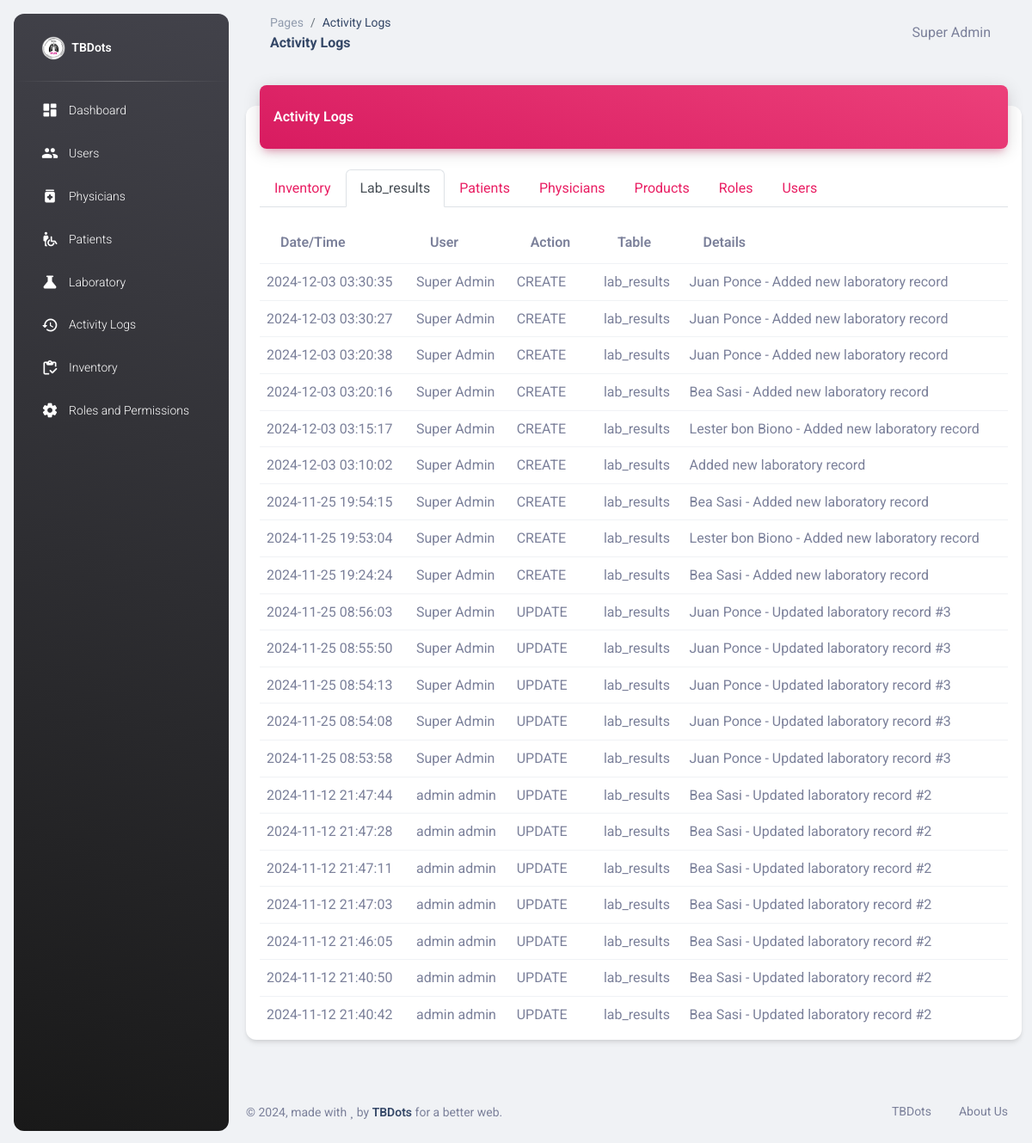
Page /activity_logs.php?table=lab_results (signed in) on the earlier database version.
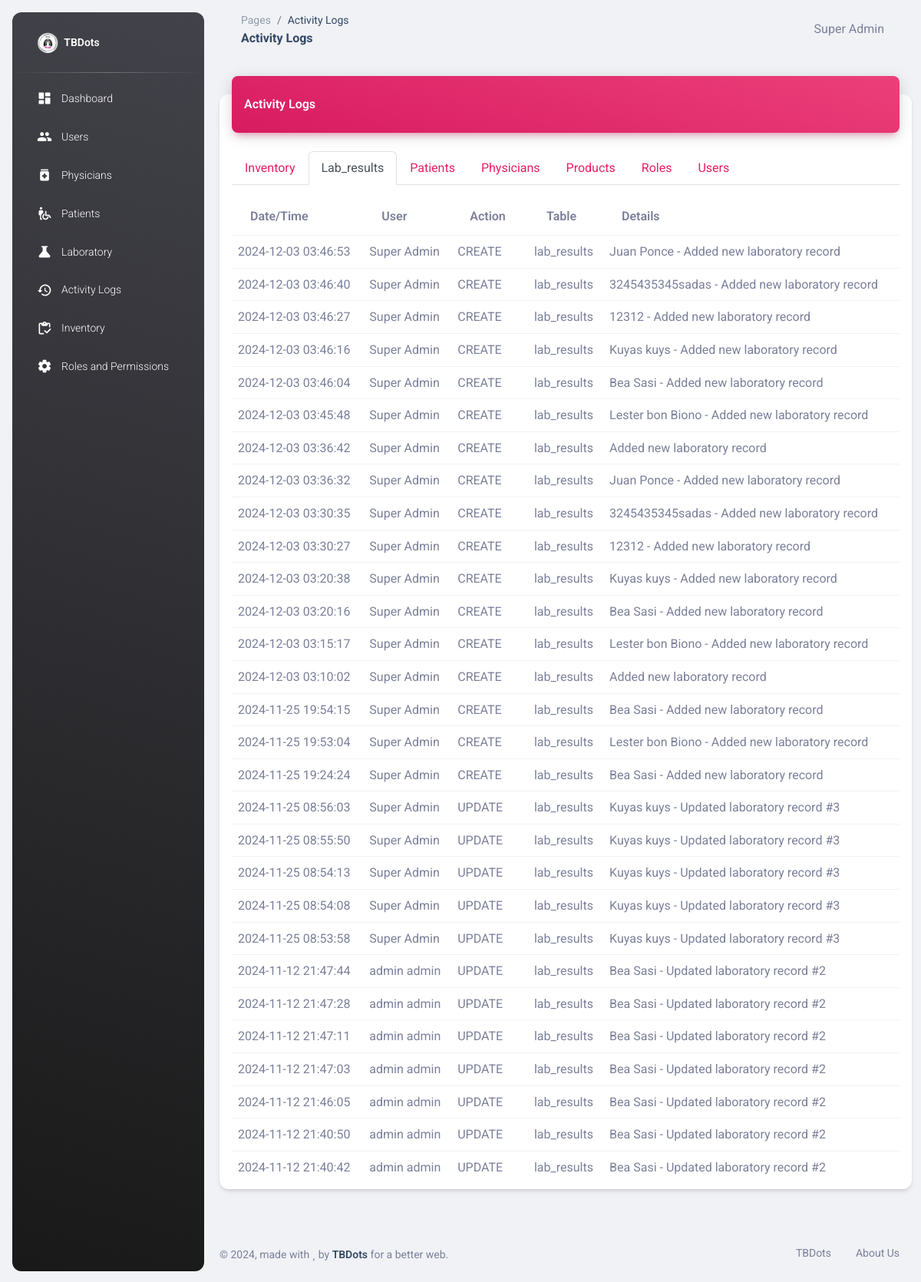
Same page on the later database version.
### tables this page shows
CREATE TABLE IF NOT EXISTS `activity_logs` (
  `id` int NOT NULL AUTO_INCREMENT,
  `user_id` int NOT NULL,
  `action` varchar(50) DEFAULT NULL,
  `table_name` varchar(50) NOT NULL,
  `record_id` int NOT NULL,
  `details` text,
  `created_at` timestamp NOT NULL DEFAULT CURRENT_TIMESTAMP,
  PRIMARY KEY (`id`),
  KEY `FK_logs_user` (`user_id`),
  CONSTRAINT `FK_logs_user` FOREIGN KEY (`user_id`) REFERENCES `users` (`id`)
);

CREATE TABLE IF NOT EXISTS `users` (
  `id` int NOT NULL AUTO_INCREMENT,
  `username` varchar(50) NOT NULL,
  `password` text NOT NULL,
  `first_name` text NOT NULL,
  `last_name` text NOT NULL,
  `role` int NOT NULL DEFAULT '0',
  `updated_at` timestamp NOT NULL DEFAULT CURRENT_TIMESTAMP,
  `created_at` timestamp NOT NULL DEFAULT CURRENT_TIMESTAMP ON UPDATE CURRENT_TIMESTAMP,
  PRIMARY KEY (`id`),
  KEY `FK_users_roles` (`role`),
  CONSTRAINT `FK_users_roles` FOREIGN KEY (`role`) REFERENCES `roles` (`id`) ON DELETE CASCADE ON UPDATE CASCADE
);

### activity_logs.php (the view, shortened to what this page needs)
<?php
require_once "connection/db.php";
include_once('head.php');
$action_filter = $_GET['action'] ?? '';
$table_filter = $_GET['table'] ?? 'all';
$date_filter = $_GET['date'] ?? '';
$search = $_GET['search'] ?? '';
$query = "
    SELECT al.*, u.first_name, u.last_name,
    -- For inventory logs
    CASE
        WHEN al.table_name = 'inventory' THEN p.brand_name
        -- For lab results logs
        WHEN al.table_name = 'lab_results' THEN pat.fullname
        -- For products logs
        WHEN al.table_name = 'products' THEN p2.brand_name
        ELSE NULL
    END as related_name
    FROM activity_logs al
    LEFT JOIN users u ON al.user_id = u.id
    -- Join for inventory logs
    LEFT JOIN inventory i ON (al.table_name = 'inventory' AND al.record_id = i.id)
    LEFT JOIN products p ON i.product_id = p.id
    -- Join for lab results logs
    LEFT JOIN lab_results lr ON (al.table_name = 'lab_results' AND al.record_id = lr.id)
    LEFT JOIN patients pat ON lr.patient_id = pat.id
    -- Join for products logs
    LEFT JOIN products p2 ON (al.table_name = 'products' AND al.record_id = p2.id)
    WHERE 1=1
    AND al.action != 'DELETE'
";
if ($table_filter) {
    $query .= " AND al.table_name = '" . $conn->real_escape_string($table_filter) . "'";
}
$query .= " ORDER BY al.created_at DESC";
$result = $conn->query($query);
$tables_query = "SELECT DISTINCT table_name FROM activity_logs ORDER BY table_name";
$tables_result = $conn->query($tables_query);
$available_tables = [];
while ($table = $tables_result->fetch_assoc()) {
    $available_tables[] = $table['table_name'];
}
?>
<body class="g-sidenav-show bg-gray-200">
  <?php include_once('sidebar.php'); ?>
  <main class="main-content position-relative max-height-vh-100 h-100 border-radius-lg">
    <?php include_once('navbar.php'); ?>
    <div class="container-fluid py-4">
      <div class="row">
        <div class="col-12">
          <div class="card my-4">
            <div class="card-header p-0 position-relative mt-n4 mx-3 z-index-2">
              <div class="bg-gradient-primary shadow-primary border-radius-lg pt-4 pb-3">
                <h6 class="text-white text-capitalize ps-3">Activity Logs</h6>
              </div>
            </div>
            <div class="card-body px-3 pb-2">
              <ul class="nav nav-tabs mb-3" id="activityTabs" role="tablist">
                  <?php foreach ($available_tables as $table): ?>
                  <li class="nav-item" role="presentation">
                      <a class="nav-link <?= $table_filter === $table ? 'active' : '' ?>"
                         href="?table=<?= urlencode($table) ?><?= $action_filter ? '&action='.$action_filter : '' ?><?= $date_filter ? '&date='.$date_filter : '' ?><?= $search ? '&search='.$search : '' ?>">
                          <?= ucfirst($table) ?>
                      </a>
                  </li>
                  <?php endforeach; ?>
              </ul>
              <div class="table-responsive">
                <table class="table align-items-center mb-0">
                  <thead>
                    <tr>
                      <th>Date/Time</th>
                      <th>User</th>
                      <th>Action</th>
                      <th>Table</th>
                      <th>Details</th>
                    </tr>
                  </thead>
                  <tbody>
                    <?php while($row = $result->fetch_assoc()): ?>
                      <tr>
                        <td><?= date('Y-m-d H:i:s', strtotime($row['created_at'])) ?></td>
                        <td><?= htmlspecialchars($row['first_name'] . ' ' . $row['last_name']) ?></td>
                        <td><?= $row['action'] ?></td>
                        <td><?= $row['table_name'] ?></td>
                        <td>
                          <?php if ($row['related_name']): ?>
                            <?= htmlspecialchars($row['related_name']) ?> -
                          <?php endif; ?>
                          <?= htmlspecialchars($row['details']) ?>
                        </td>
                      </tr>
                    <?php endwhile; ?>
                  </tbody>
                </table>
              </div>
            </div>
          </div>
        </div>
      </div>
    </div>
    <?php include_once('footer.php'); ?>
  </main>
</body>
</html>

### head.php (shortened to what this page needs)
<!DOCTYPE html>
<html lang="en">
<head>
  <link href="../assets/css/nucleo-icons.css" rel="stylesheet" />
  <link href="../assets/css/nucleo-svg.css" rel="stylesheet" />
  <link id="pagestyle" href="../assets/css/material-dashboard.css?v=3.1.0" rel="stylesheet" />
</head>
<?php
  $current_page = basename($_SERVER['REQUEST_URI']);
?>

### sidebar.php (shortened to what this page needs)
<aside class="sidenav navbar navbar-vertical navbar-expand-xs border-0 border-radius-xl my-3 fixed-start ms-3   bg-gradient-dark" id="sidenav-main">
    <div class="sidenav-header">
      <a class="navbar-brand m-0" href="dashboard.php">
        <img src="../assets/img/icons/logo.png" class="navbar-brand-img h-100" alt="main_logo">
        <span class="ms-1 font-weight-bold text-white">TBDots</span>
      </a>
    </div>
    <hr class="horizontal light mt-0 mb-2">
    <div class="collapse navbar-collapse  w-auto " id="sidenav-collapse-main">
      <ul class="navbar-nav">
        <li class="nav-item">
          <a class="nav-link text-white <?php if($current_page == 'dashboard.php') echo 'active bg-gradient-primary'; ?>" href="dashboard.php">
            <div class="text-white text-center me-2 d-flex align-items-center justify-content-center">
              <i class="material-icons opacity-10">dashboard</i>
            </div>
            <span class="nav-link-text ms-1">Dashboard</span>
          </a>
        </li>
        <?php if(isset($_SESSION['module']) && in_array(1, $_SESSION['module'])): ?>
          <li class="nav-item">
            <a class="nav-link text-white <?php if($current_page == 'users.php') echo 'active bg-gradient-primary'; ?>" href="users.php">
              <div class="text-white text-center me-2 d-flex align-items-center justify-content-center">
                <i class="material-icons opacity-10">group</i>
              </div>
              <span class="nav-link-text ms-1">Users</span>
            </a>
          </li>
        <?php endif; ?>
        <?php if(isset($_SESSION['module']) && in_array(5, $_SESSION['module'])): ?>
        <li class="nav-item">
          <a class="nav-link text-white <?php if($current_page == 'physician.php') echo 'active bg-gradient-primary'; ?>" href="physician.php">
            <div class="text-white text-center me-2 d-flex align-items-center justify-content-center">
              <i class="material-icons opacity-10">medication</i>
            </div>
            <span class="nav-link-text ms-1">Physicians</span>
          </a>
        </li>
        <?php endif; ?>
        <?php if(isset($_SESSION['module']) && in_array(9, $_SESSION['module'])): ?>
        <li class="nav-item">
          <a class="nav-link text-white <?php if($current_page == 'patients.php') echo 'active bg-gradient-primary'; ?>" href="patients.php">
            <div class="text-white text-center me-2 d-flex align-items-center justify-content-center">
              <i class="material-icons opacity-10">wheelchair_pickup</i>
            </div>
            <span class="nav-link-text ms-1">Patients</span>
          </a>
        </li>
        <?php endif; ?>
        <?php if(isset($_SESSION['module']) && in_array(14, $_SESSION['module'])): ?>
        <li class="nav-item">
          <a class="nav-link text-white <?php if($current_page == 'laboratory.php') echo 'active bg-gradient-primary'; ?>" href="laboratory.php">
            <div class="text-white text-center me-2 d-flex align-items-center justify-content-center">
              <i class="material-icons opacity-10">science</i>
            </div>
            <span class="nav-link-text ms-1">Laboratory</span>
          </a>
        </li>
        <?php endif; ?>
        <?php if(isset($_SESSION['module']) && in_array(17, $_SESSION['module'])): ?>
        <li class="nav-item">
          <a class="nav-link text-white <?php if($current_page == 'activity_logs.php') echo 'active bg-gradient-primary'; ?>" href="activity_logs.php">
            <div class="text-white text-center me-2 d-flex align-items-center justify-content-center">
              <i class="material-icons opacity-10">history</i>
            </div>
            <span class="nav-link-text ms-1">Activity Logs</span>
          </a>
        </li>
        <?php endif; ?>
        <?php if(isset($_SESSION['module']) && in_array(18, $_SESSION['module'])): ?>
        <li class="nav-item">
          <a class="nav-link text-white <?php if($current_page == 'inventory.php') echo 'active bg-gradient-primary'; ?>" href="inventory.php">
            <div class="text-white text-center me-2 d-flex align-items-center justify-content-center">
              <i class="material-icons opacity-10">inventory</i>
            </div>
            <span class="nav-link-text ms-1">Inventory</span>
          </a>
        </li>
        <?php endif; ?>
        <?php if(isset($_SESSION['module']) && in_array(21, $_SESSION['module'])): ?>
        <li class="nav-item">
          <a class="nav-link text-white <?php if($current_page == 'roles_permissions.php') echo 'active bg-gradient-primary'; ?>" href="roles_permissions.php">
            <div class="text-white text-center me-2 d-flex align-items-center justify-content-center">
              <i class="material-icons opacity-10">settings</i>
            </div>
            <span class="nav-link-text ms-1">Roles and Permissions</span>
          </a>
        </li>
        <?php endif; ?>
      </ul>
    </div>
  </aside>

### navbar.php (shortened to what this page needs)
<nav class="navbar navbar-main navbar-expand-lg px-0 mx-4 shadow-none border-radius-xl" id="navbarBlur" data-scroll="true">
      <div class="container-fluid py-1 px-3">
        <nav aria-label="breadcrumb">
          <ol class="breadcrumb bg-transparent mb-0 pb-0 pt-1 px-0 me-sm-6 me-5">
            <li class="breadcrumb-item text-sm"><a class="opacity-5 text-dark" href="javascript:;">Pages</a></li>
            <li class="breadcrumb-item text-sm text-dark active" aria-current="page">
              <?php
              $page_name = explode('?', $current_page)[0];
              echo ucwords(str_replace('_', ' ', str_replace('.php', '', $page_name)));
              ?>
            </li>
          </ol>
          <h6 class="font-weight-bolder mb-0">
            <?php
            $page_name = explode('?', $current_page)[0];
            echo ucwords(str_replace('_', ' ', str_replace('.php', '', $page_name)));
            ?>
          </h6>
        </nav>
        <div class="collapse navbar-collapse mt-sm-0 mt-2 me-md-0 me-sm-4" id="navbar">
          <ul class="navbar-nav  justify-content-end">
            <li class="nav-item dropdown pe-2 d-flex align-items-center">
              <a href="javascript:;" class="nav-link text-body p-0" id="dropdownMenuButton" data-bs-toggle="dropdown" aria-expanded="false">
                <i class="fa fa-user me-sm-1"></i>
              </a>
              <?php echo $_SESSION['fullname']; ?>
            </li>
          </ul>
        </div>
      </div>
    </nav>

### footer.php (shortened to what this page needs)
<footer class="footer py-4  ">
    <div class="container-fluid">
        <div class="row align-items-center justify-content-lg-between">
        <div class="col-lg-6 mb-lg-0 mb-4">
            <div class="copyright text-center text-sm text-muted text-lg-start">
            © ,
            made with <i class="fa fa-heart"></i> by
            <a href="#" class="font-weight-bold" target="_blank">TBDots</a>
            for a better web.
            </div>
        </div>
        <div class="col-lg-6">
            <ul class="nav nav-footer justify-content-center justify-content-lg-end">
                <li class="nav-item">
                    <a href="#" class="nav-link text-muted" target="_blank">TBDots</a>
                </li>
                <li class="nav-item">
                    <a href="#/presentation" class="nav-link text-muted" target="_blank">About Us</a>
                </li>
            </ul>
        </div>
        </div>
    </div>
</footer>

Differences in the rows shown:
added activity_logs: created_at "2024-12-03 03:46:53", user.last_name "Super Admin", action "CREATE", table_name "lab_results", related_name "Juan Ponce", details "Added new laboratory record"
added activity_logs: created_at "2024-12-03 03:46:40", user.last_name "Super Admin", action "CREATE", table_name "lab_results", related_name "3245435345sadas", details "Added new laboratory record"
added activity_logs: created_at "2024-12-03 03:46:27", user.last_name "Super Admin", action "CREATE", table_name "lab_results", related_name "12312", details "Added new laboratory record"
added activity_logs: created_at "2024-12-03 03:46:16", user.last_name "Super Admin", action "CREATE", table_name "lab_results", related_name "Kuyas kuys", details "Added new laboratory record"
added activity_logs: created_at "2024-12-03 03:46:04", user.last_name "Super Admin", action "CREATE", table_name "lab_results", related_name "Bea Sasi", details "Added new laboratory record"
added activity_logs: created_at "2024-12-03 03:45:48", user.last_name "Super Admin", action "CREATE", table_name "lab_results", related_name "Lester bon Biono", details "Added new laboratory record"
added activity_logs: created_at "2024-12-03 03:36:42", user.last_name "Super Admin", action "CREATE", table_name "lab_results", details "Added new laboratory record"
added activity_logs: created_at "2024-12-03 03:36:32", user.last_name "Super Admin", action "CREATE", table_name "lab_results", related_name "Juan Ponce", details "Added new laboratory record"
computed for activity_logs (number 9 of 29 on the later page): related_name "Juan Ponce" → "3245435345sadas"
computed for activity_logs (number 10 of 29 on the later page): related_name "Juan Ponce" → "12312"
computed for activity_logs (number 11 of 29 on the later page): related_name "Juan Ponce" → "Kuyas kuys"
computed for activity_logs (number 18 of 29 on the later page): related_name "Juan Ponce" → "Kuyas kuys"
computed for activity_logs (number 19 of 29 on the later page): related_name "Juan Ponce" → "Kuyas kuys"
computed for activity_logs (number 20 of 29 on the later page): related_name "Juan Ponce" → "Kuyas kuys"
computed for activity_logs (number 21 of 29 on the later page): related_name "Juan Ponce" → "Kuyas kuys"
computed for activity_logs (number 22 of 29 on the later page): related_name "Juan Ponce" → "Kuyas kuys"
